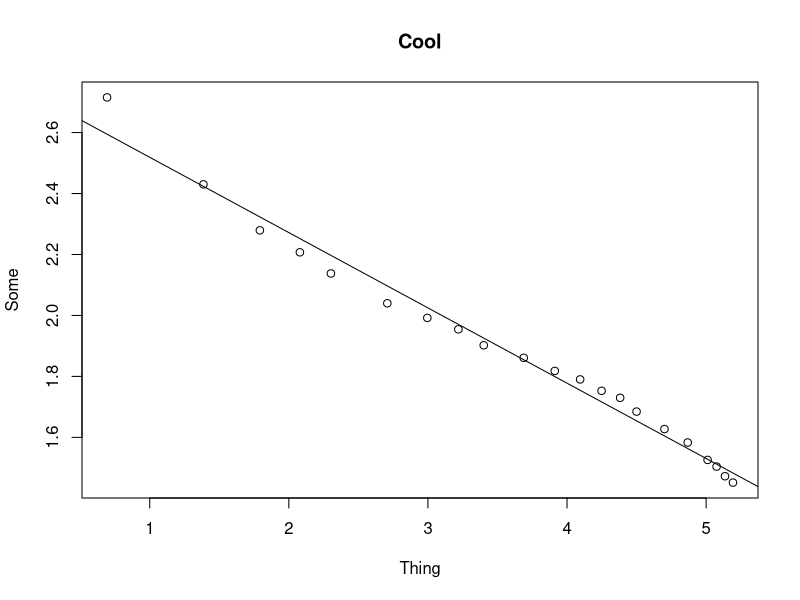
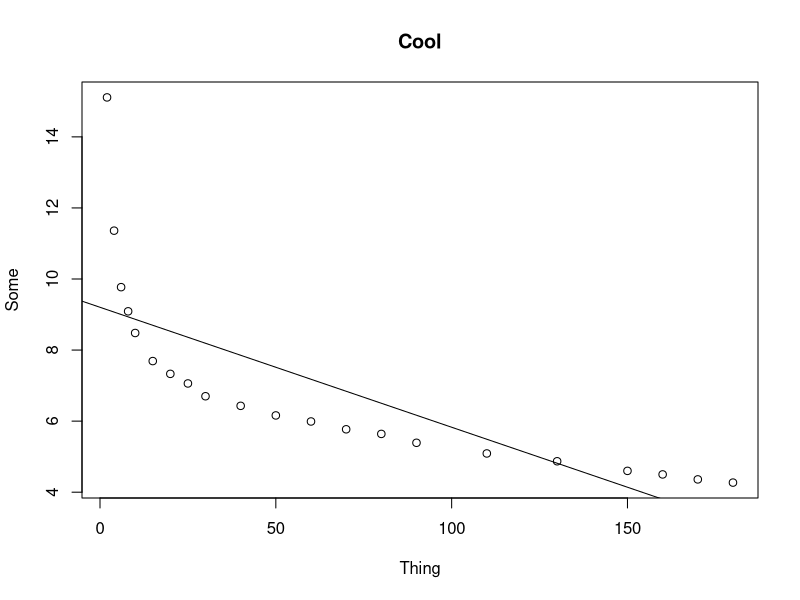
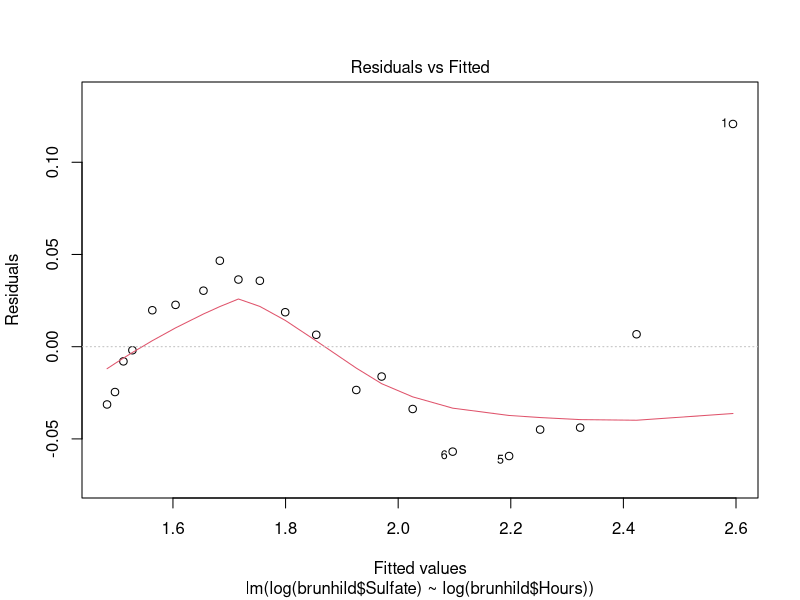
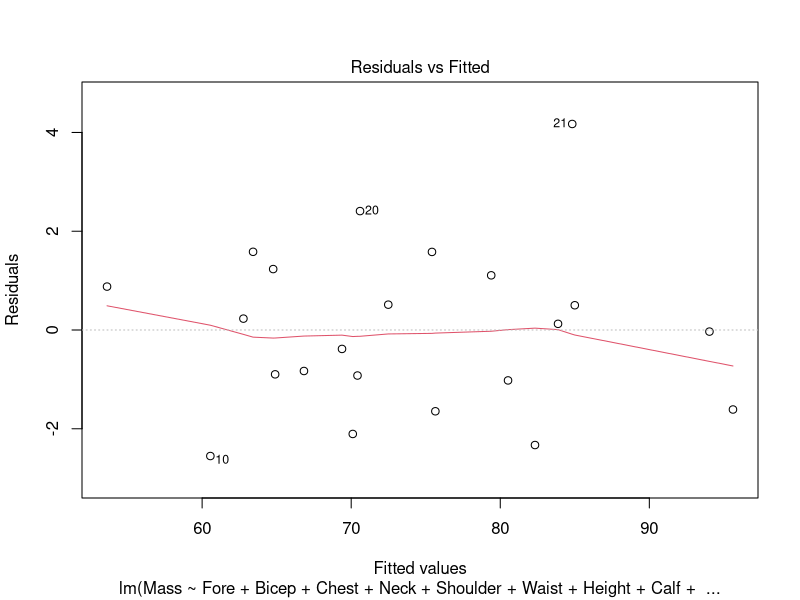
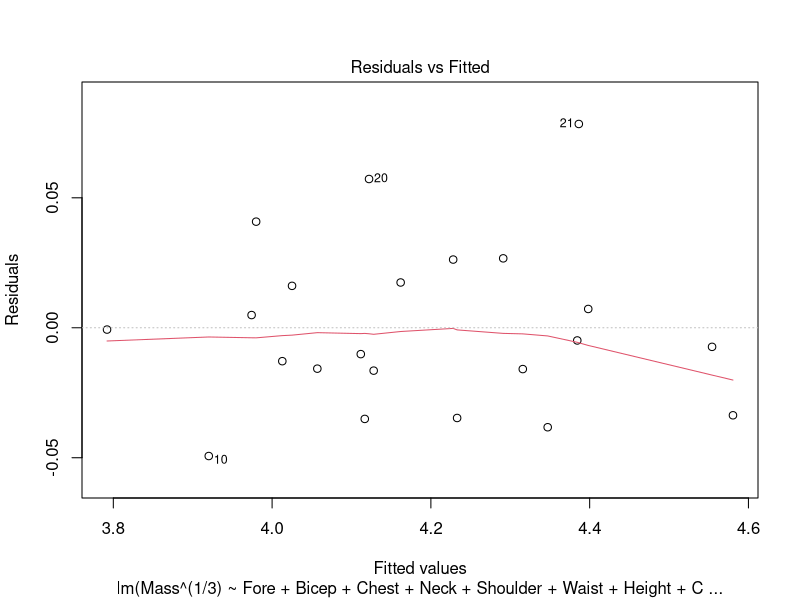
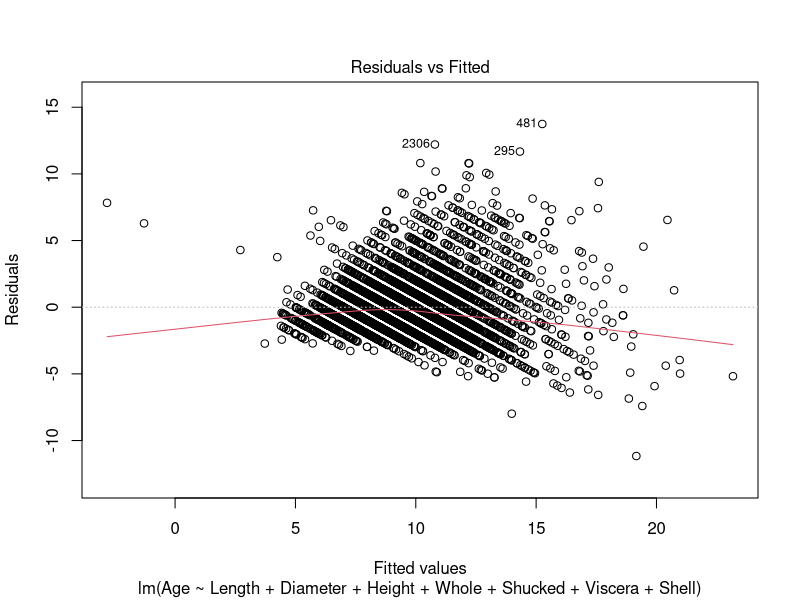
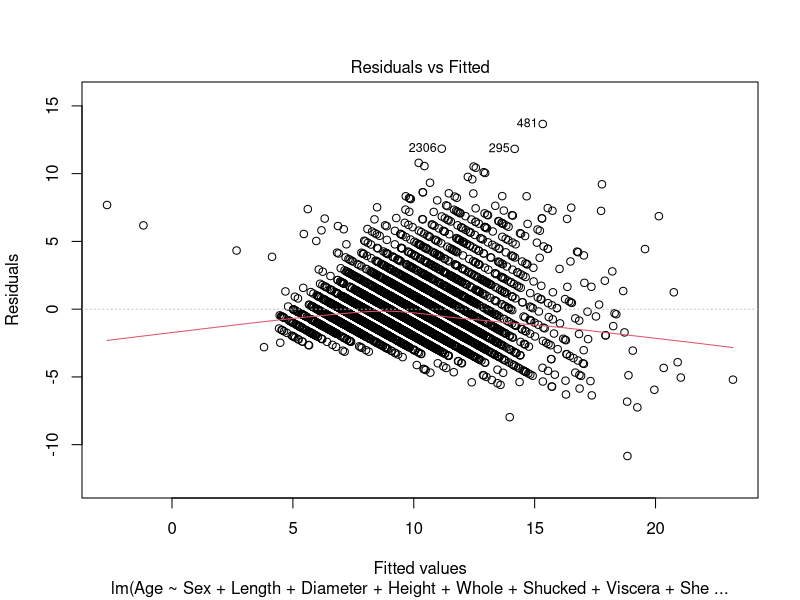
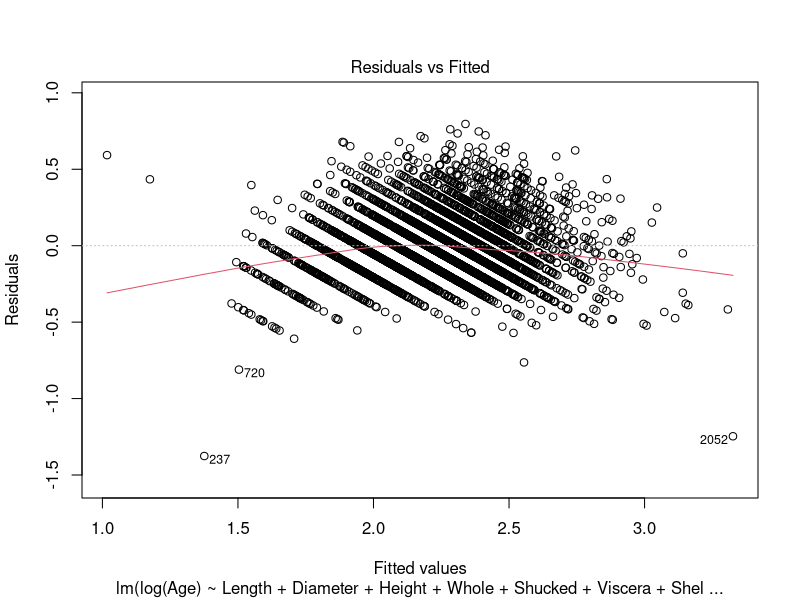

Reproduce these figures in R, in order.
## ---- chunk 1
#a
brunhild = read.csv("brunhild.txt", header=TRUE)
loglogfit = lm(log(brunhild$Sulfate) ~ log(brunhild$Hours))
plot(log(brunhild$Hours), log(brunhild$Sulfate), main = "Cool", xlab="Thing",ylab="Some")
abline(loglogfit$coefficients)

#b
fit = lm(brunhild$Sulfate ~ brunhild$Hours)
plot(brunhild$Hours, brunhild$Sulfate, main = "Cool", xlab="Thing",ylab="Some")
abline(fit$coefficients)

#c
plot(loglogfit, which=c(1,1))

## ---- chunk 2
#a
physical = read.csv("physical.txt", header=TRUE)
fit2 = lm(Mass ~ Fore+Bicep+Chest+Neck+Shoulder+Waist+Height+Calf+Thigh+Head, data=physical)

plot(fit2, which=c(1,1))

#b
cubedfit = lm(Mass^(1/3) ~ Fore+Bicep+Chest+Neck+Shoulder+Waist+Height+Calf+Thigh+Head, data=physical)
plot(cubedfit, which=c(1,1))


## ---- chunk 3
#a
abalone = read.csv("abalone.txt", header=TRUE)
fit3 = lm(Age ~ Length+Diameter+Height+Whole+Shucked+Viscera+Shell, data=abalone)
plot(fit3, which=c(1,1))

#b
fit4 = lm(Age ~ Sex+Length+Diameter+Height+Whole+Shucked+Viscera+Shell, data=abalone)
plot(fit4, which=c(1,1))

#c
fit5 = lm(log(Age) ~ Length+Diameter+Height+Whole+Shucked+Viscera+Shell, data=abalone)
plot(fit5, which=c(1,1))

#d
fit6 = lm(log(Age) ~ Sex+Length+Diameter+Height+Whole+Shucked+Viscera+Shell, data=abalone)
plot(fit6, which=c(1,1))

#f
library(glmnet)
xfactors = model.matrix(abalone$Age ~ abalone$Sex)
x = as.matrix(data.frame(abalone$Sex, abalone$Length, abalone$Diameter, abalone$Height, abalone$Whole, abalone$Shucked, abalone$Viscera, abalone$Shell, xfactors))

cvfit = cv.glmnet(x, y=abalone$Age)
plot(cvfit)
